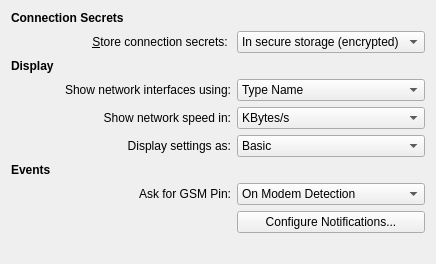
<?xml version="1.0" encoding="UTF-8"?>
<ui version="4.0">
 <class>OtherSettings</class>
 <widget class="QWidget" name="OtherSettings">
  <property name="geometry">
   <rect>
    <x>0</x>
    <y>0</y>
    <width>436</width>
    <height>215</height>
   </rect>
  </property>
  <layout class="QGridLayout" name="gridLayout">
   <item row="0" column="0" colspan="2">
    <widget class="QLabel" name="label_3">
     <property name="text">
      <string>&lt;b&gt;Connection Secrets&lt;/b&gt;</string>
     </property>
    </widget>
   </item>
   <item row="1" column="0" colspan="2">
    <widget class="QLabel" name="label_2">
     <property name="text">
      <string>&amp;Store connection secrets: </string>
     </property>
     <property name="alignment">
      <set>Qt::AlignRight|Qt::AlignTrailing|Qt::AlignVCenter</set>
     </property>
     <property name="buddy">
      <cstring>kcfg_SecretStorageMode</cstring>
     </property>
    </widget>
   </item>
   <item row="1" column="2">
    <widget class="KComboBox" name="kcfg_SecretStorageMode">
     <property name="currentIndex">
      <number>2</number>
     </property>
     <item>
      <property name="text">
       <string>Do not store (always prompt)</string>
      </property>
     </item>
     <item>
      <property name="text">
       <string>In file (unencrypted)</string>
      </property>
     </item>
     <item>
      <property name="text">
       <string>In secure storage (encrypted)</string>
      </property>
     </item>
    </widget>
   </item>
   <item row="2" column="0">
    <widget class="QLabel" name="label_4">
     <property name="text">
      <string>&lt;b&gt;Display&lt;/b&gt;</string>
     </property>
    </widget>
   </item>
   <item row="3" column="0" colspan="2">
    <widget class="QLabel" name="interfaceNamingLabel">
     <property name="text">
      <string>Show network interfaces using:</string>
     </property>
     <property name="alignment">
      <set>Qt::AlignRight|Qt::AlignTrailing|Qt::AlignVCenter</set>
     </property>
    </widget>
   </item>
   <item row="3" column="2">
    <widget class="KComboBox" name="kcfg_InterfaceNamingStyle">
     <item>
      <property name="text">
       <string>Type Name</string>
      </property>
     </item>
     <item>
      <property name="text">
       <string>System Name</string>
      </property>
     </item>
     <item>
      <property name="text">
       <string>Vendor's Name</string>
      </property>
     </item>
    </widget>
   </item>
   <item row="4" column="0" colspan="2">
    <widget class="QLabel" name="networkSpeedLabel">
     <property name="text">
      <string>Show network speed in:</string>
     </property>
     <property name="alignment">
      <set>Qt::AlignRight|Qt::AlignTrailing|Qt::AlignVCenter</set>
     </property>
    </widget>
   </item>
   <item row="4" column="2">
    <widget class="KComboBox" name="kcfg_NetworkSpeedUnit">
     <item>
      <property name="text">
       <string>KBytes/s</string>
      </property>
     </item>
     <item>
      <property name="text">
       <string>KBits/s</string>
      </property>
     </item>
    </widget>
   </item>
   <item row="5" column="0" colspan="2">
    <widget class="QLabel" name="label">
     <property name="text">
      <string>Display settings as:</string>
     </property>
     <property name="alignment">
      <set>Qt::AlignRight|Qt::AlignTrailing|Qt::AlignVCenter</set>
     </property>
    </widget>
   </item>
   <item row="5" column="2">
    <widget class="KComboBox" name="kcfg_ShowAdvancedSettings">
     <item>
      <property name="text">
       <string comment="like in show Basic settings only">Basic</string>
      </property>
     </item>
     <item>
      <property name="text">
       <string comment="like in show Advanced settings">Advanced</string>
      </property>
     </item>
    </widget>
   </item>
   <item row="6" column="0">
    <widget class="QLabel" name="label_5">
     <property name="text">
      <string>&lt;b&gt;Events&lt;/b&gt;</string>
     </property>
    </widget>
   </item>
   <item row="7" column="0" colspan="2">
    <widget class="QLabel" name="askPinLabel">
     <property name="text">
      <string>Ask for GSM Pin:</string>
     </property>
     <property name="alignment">
      <set>Qt::AlignRight|Qt::AlignTrailing|Qt::AlignVCenter</set>
     </property>
    </widget>
   </item>
   <item row="7" column="2">
    <widget class="KComboBox" name="kcfg_AskForGsmPin">
     <item>
      <property name="text">
       <string>On Modem Detection</string>
      </property>
     </item>
     <item>
      <property name="text">
       <string>When Activating Connection</string>
      </property>
     </item>
    </widget>
   </item>
   <item row="8" column="2">
    <widget class="QPushButton" name="notificationsButton">
     <property name="text">
      <string>Configure Notifications...</string>
     </property>
    </widget>
   </item>
   <item row="9" column="1">
    <spacer name="verticalSpacer">
     <property name="orientation">
      <enum>Qt::Vertical</enum>
     </property>
     <property name="sizeHint" stdset="0">
      <size>
       <width>20</width>
       <height>224</height>
      </size>
     </property>
    </spacer>
   </item>
   <item row="10" column="0">
    <widget class="QLabel" name="lblVersion"/>
   </item>
  </layout>
 </widget>
 <customwidgets>
  <customwidget>
   <class>KComboBox</class>
   <extends>QComboBox</extends>
   <header>kcombobox.h</header>
  </customwidget>
 </customwidgets>
 <resources/>
 <connections/>
</ui>
